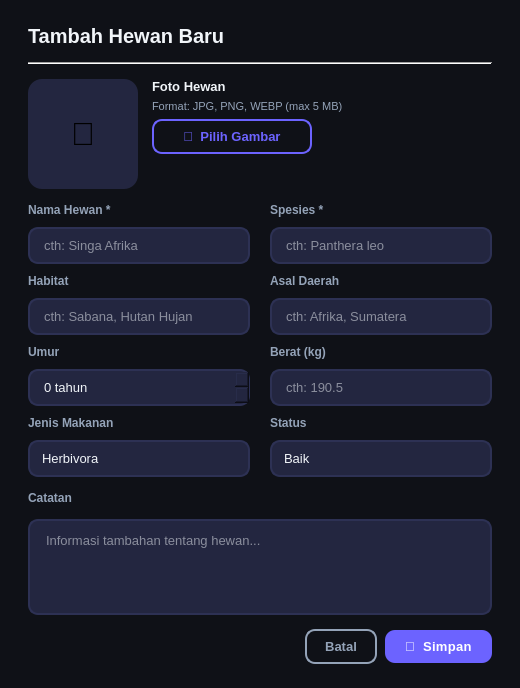
<?xml version="1.0" encoding="UTF-8"?>
<ui version="4.0">
 <class>AnimalFormDialog</class>
 <widget class="QDialog" name="AnimalFormDialog">
  <property name="geometry">
   <rect>
    <x>0</x>
    <y>0</y>
    <width>520</width>
    <height>680</height>
   </rect>
  </property>
  <property name="minimumWidth">
   <number>520</number>
  </property>
  <property name="windowTitle">
   <string>Tambah / Edit Hewan</string>
  </property>
  <property name="styleSheet">
   <string notr="true">QDialog {
    background: #0F1117;
    color: #F1F5F9;
}
QLineEdit, QTextEdit, QComboBox, QSpinBox {
    background: #232640;
    color: #F1F5F9;
    border: 1.5px solid #2D3154;
    border-radius: 10px;
    padding: 8px 12px;
    font-size: 13px;
    selection-background-color: #6C63FF;
}
QLineEdit:focus, QTextEdit:focus, QSpinBox:focus {
    border-color: #6C63FF;
}
QComboBox::drop-down {
    border: none;
    width: 24px;
}
QComboBox::down-arrow {
    image: none;
    border-left: 5px solid transparent;
    border-right: 5px solid transparent;
    border-top: 6px solid #94A3B8;
    margin-right: 8px;
}
QComboBox QAbstractItemView {
    background: #232640;
    color: #F1F5F9;
    border: 1.5px solid #2D3154;
    border-radius: 8px;
    selection-background-color: #6C63FF;
    padding: 4px;
}
QLabel {
    background: transparent;
}</string>
  </property>

  <layout class="QVBoxLayout" name="mainLayout">
   <property name="spacing">
    <number>14</number>
   </property>
   <property name="leftMargin">
    <number>28</number>
   </property>
   <property name="topMargin">
    <number>24</number>
   </property>
   <property name="rightMargin">
    <number>28</number>
   </property>
   <property name="bottomMargin">
    <number>24</number>
   </property>

   <!-- ── Dialog Title ── -->
   <item>
    <widget class="QLabel" name="dialogTitleLabel">
     <property name="text">
      <string>Tambah Hewan Baru</string>
     </property>
     <property name="styleSheet">
      <string notr="true">color: #F1F5F9; font-size: 20px; font-weight: 700;</string>
     </property>
    </widget>
   </item>

   <!-- ── Horizontal separator ── -->
   <item>
    <widget class="QFrame" name="formSeparator">
     <property name="frameShape">
      <enum>QFrame::HLine</enum>
     </property>
     <property name="frameShadow">
      <enum>QFrame::Sunken</enum>
     </property>
     <property name="styleSheet">
      <string notr="true">color: #2D3154;</string>
     </property>
    </widget>
   </item>

   <!-- ── Image section row ── -->
   <item>
    <layout class="QHBoxLayout" name="imageSectionLayout">
     <property name="spacing">
      <number>0</number>
     </property>

     <!-- Image preview placeholder (replaced at runtime by RoundedImageLabel) -->
     <item>
      <widget class="QLabel" name="imgPreviewLabel">
       <property name="minimumSize">
        <size>
         <width>110</width>
         <height>110</height>
        </size>
       </property>
       <property name="maximumSize">
        <size>
         <width>110</width>
         <height>110</height>
        </size>
       </property>
       <property name="text">
        <string>🐾</string>
       </property>
       <property name="alignment">
        <set>Qt::AlignHCenter|Qt::AlignVCenter</set>
       </property>
       <property name="styleSheet">
        <string notr="true">background: #232640;
border-radius: 14px;
font-size: 32px;</string>
       </property>
      </widget>
     </item>

     <!-- Spacing 14px -->
     <item>
      <spacer name="imgSpacerH">
       <property name="orientation">
        <enum>Qt::Horizontal</enum>
       </property>
       <property name="sizeType">
        <enum>QSizePolicy::Fixed</enum>
       </property>
       <property name="sizeHint" stdset="0">
        <size>
         <width>14</width>
         <height>20</height>
        </size>
       </property>
      </spacer>
     </item>

     <!-- Image upload column -->
     <item>
      <layout class="QVBoxLayout" name="imgColLayout">
       <property name="spacing">
        <number>6</number>
       </property>

       <item>
        <widget class="QLabel" name="imgSectionLabel">
         <property name="text">
          <string>Foto Hewan</string>
         </property>
         <property name="styleSheet">
          <string notr="true">color: #F1F5F9; font-size: 13px; font-weight: 600;</string>
         </property>
        </widget>
       </item>

       <item>
        <widget class="QLabel" name="imgHintLabel">
         <property name="text">
          <string>Format: JPG, PNG, WEBP (max 5 MB)</string>
         </property>
         <property name="styleSheet">
          <string notr="true">color: #94A3B8; font-size: 11px;</string>
         </property>
        </widget>
       </item>

       <item>
        <widget class="QPushButton" name="uploadBtn">
         <property name="text">
          <string>📁  Pilih Gambar</string>
         </property>
         <property name="minimumSize">
          <size>
           <width>160</width>
           <height>0</height>
          </size>
         </property>
         <property name="maximumSize">
          <size>
           <width>160</width>
           <height>16777215</height>
          </size>
         </property>
         <property name="styleSheet">
          <string notr="true">QPushButton {
    background: transparent;
    color: #6C63FF;
    border: 1.5px solid #6C63FF;
    border-radius: 10px;
    padding: 8px 18px;
    font-size: 13px;
    font-weight: 600;
}
QPushButton:hover {
    background: #6C63FF22;
}</string>
         </property>
         <property name="cursor">
          <cursorShape>PointingHandCursor</cursorShape>
         </property>
        </widget>
       </item>

       <!-- Vertical stretch inside img col -->
       <item>
        <spacer name="imgColStretch">
         <property name="orientation">
          <enum>Qt::Vertical</enum>
         </property>
         <property name="sizeType">
          <enum>QSizePolicy::Expanding</enum>
         </property>
         <property name="sizeHint" stdset="0">
          <size>
           <width>20</width>
           <height>10</height>
          </size>
         </property>
        </spacer>
       </item>

      </layout>
     </item>

     <!-- Horizontal stretch at end -->
     <item>
      <spacer name="imgRowStretch">
       <property name="orientation">
        <enum>Qt::Horizontal</enum>
       </property>
       <property name="sizeType">
        <enum>QSizePolicy::Expanding</enum>
       </property>
       <property name="sizeHint" stdset="0">
        <size>
         <width>40</width>
         <height>20</height>
        </size>
       </property>
      </spacer>
     </item>

    </layout>
   </item>
   <!-- ── End image section ── -->

   <!-- ── Fields grid (2 columns × 4 rows) ── -->
   <item>
    <layout class="QGridLayout" name="fieldsGrid">
     <property name="spacing">
      <number>10</number>
     </property>

     <!-- Column 0: Nama Hewan -->
     <item row="0" column="0">
      <widget class="QLabel" name="labelName">
       <property name="text">
        <string>Nama Hewan *</string>
       </property>
       <property name="styleSheet">
        <string notr="true">color: #94A3B8; font-size: 12px; font-weight: 600;</string>
       </property>
      </widget>
     </item>
     <item row="1" column="0">
      <widget class="QLineEdit" name="fieldName">
       <property name="placeholderText">
        <string>cth: Singa Afrika</string>
       </property>
      </widget>
     </item>

     <!-- Column 2: Spesies -->
     <item row="0" column="2">
      <widget class="QLabel" name="labelSpecies">
       <property name="text">
        <string>Spesies *</string>
       </property>
       <property name="styleSheet">
        <string notr="true">color: #94A3B8; font-size: 12px; font-weight: 600;</string>
       </property>
      </widget>
     </item>
     <item row="1" column="2">
      <widget class="QLineEdit" name="fieldSpecies">
       <property name="placeholderText">
        <string>cth: Panthera leo</string>
       </property>
      </widget>
     </item>

     <!-- Column 0: Habitat -->
     <item row="2" column="0">
      <widget class="QLabel" name="labelHabitat">
       <property name="text">
        <string>Habitat</string>
       </property>
       <property name="styleSheet">
        <string notr="true">color: #94A3B8; font-size: 12px; font-weight: 600;</string>
       </property>
      </widget>
     </item>
     <item row="3" column="0">
      <widget class="QLineEdit" name="fieldHabitat">
       <property name="placeholderText">
        <string>cth: Sabana, Hutan Hujan</string>
       </property>
      </widget>
     </item>

     <!-- Column 2: Asal Daerah -->
     <item row="2" column="2">
      <widget class="QLabel" name="labelOrigin">
       <property name="text">
        <string>Asal Daerah</string>
       </property>
       <property name="styleSheet">
        <string notr="true">color: #94A3B8; font-size: 12px; font-weight: 600;</string>
       </property>
      </widget>
     </item>
     <item row="3" column="2">
      <widget class="QLineEdit" name="fieldOrigin">
       <property name="placeholderText">
        <string>cth: Afrika, Sumatera</string>
       </property>
      </widget>
     </item>

     <!-- Column 0: Umur -->
     <item row="4" column="0">
      <widget class="QLabel" name="labelAge">
       <property name="text">
        <string>Umur</string>
       </property>
       <property name="styleSheet">
        <string notr="true">color: #94A3B8; font-size: 12px; font-weight: 600;</string>
       </property>
      </widget>
     </item>
     <item row="5" column="0">
      <widget class="QSpinBox" name="fieldAge">
       <property name="minimum">
        <number>0</number>
       </property>
       <property name="maximum">
        <number>200</number>
       </property>
       <property name="suffix">
        <string> tahun</string>
       </property>
      </widget>
     </item>

     <!-- Column 2: Berat (kg) -->
     <item row="4" column="2">
      <widget class="QLabel" name="labelWeight">
       <property name="text">
        <string>Berat (kg)</string>
       </property>
       <property name="styleSheet">
        <string notr="true">color: #94A3B8; font-size: 12px; font-weight: 600;</string>
       </property>
      </widget>
     </item>
     <item row="5" column="2">
      <widget class="QLineEdit" name="fieldWeight">
       <property name="placeholderText">
        <string>cth: 190.5</string>
       </property>
      </widget>
     </item>

     <!-- Column 0: Jenis Makanan -->
     <item row="6" column="0">
      <widget class="QLabel" name="labelDiet">
       <property name="text">
        <string>Jenis Makanan</string>
       </property>
       <property name="styleSheet">
        <string notr="true">color: #94A3B8; font-size: 12px; font-weight: 600;</string>
       </property>
      </widget>
     </item>
     <item row="7" column="0">
      <widget class="QComboBox" name="fieldDiet">
       <item>
        <property name="text">
         <string>Herbivora</string>
        </property>
       </item>
       <item>
        <property name="text">
         <string>Karnivora</string>
        </property>
       </item>
       <item>
        <property name="text">
         <string>Omnivora</string>
        </property>
       </item>
       <item>
        <property name="text">
         <string>Insektivora</string>
        </property>
       </item>
      </widget>
     </item>

     <!-- Column 2: Status -->
     <item row="6" column="2">
      <widget class="QLabel" name="labelStatus">
       <property name="text">
        <string>Status</string>
       </property>
       <property name="styleSheet">
        <string notr="true">color: #94A3B8; font-size: 12px; font-weight: 600;</string>
       </property>
      </widget>
     </item>
     <item row="7" column="2">
      <widget class="QComboBox" name="fieldStatus">
       <item>
        <property name="text">
         <string>Baik</string>
        </property>
       </item>
       <item>
        <property name="text">
         <string>Stabil</string>
        </property>
       </item>
       <item>
        <property name="text">
         <string>Rentan</string>
        </property>
       </item>
       <item>
        <property name="text">
         <string>Terancam</string>
        </property>
       </item>
       <item>
        <property name="text">
         <string>Kritis</string>
        </property>
       </item>
      </widget>
     </item>

     <!-- Middle column spacer (col 1) to match Python grid gap -->
     <item row="0" column="1">
      <spacer name="gridColSpacer">
       <property name="orientation">
        <enum>Qt::Horizontal</enum>
       </property>
       <property name="sizeType">
        <enum>QSizePolicy::Fixed</enum>
       </property>
       <property name="sizeHint" stdset="0">
        <size>
         <width>10</width>
         <height>10</height>
        </size>
       </property>
      </spacer>
     </item>

    </layout>
   </item>
   <!-- ── End fields grid ── -->

   <!-- ── Notes label ── -->
   <item>
    <widget class="QLabel" name="labelNotes">
     <property name="text">
      <string>Catatan</string>
     </property>
     <property name="styleSheet">
      <string notr="true">color: #94A3B8; font-size: 12px; font-weight: 600;</string>
     </property>
    </widget>
   </item>

   <!-- ── Notes text area ── -->
   <item>
    <widget class="QTextEdit" name="fieldNotes">
     <property name="maximumHeight">
      <number>80</number>
     </property>
     <property name="placeholderText">
      <string>Informasi tambahan tentang hewan...</string>
     </property>
    </widget>
   </item>

   <!-- ── Action buttons row ── -->
   <item>
    <layout class="QHBoxLayout" name="btnRowLayout">
     <property name="spacing">
      <number>8</number>
     </property>

     <!-- Stretch -->
     <item>
      <spacer name="btnStretch">
       <property name="orientation">
        <enum>Qt::Horizontal</enum>
       </property>
       <property name="sizeType">
        <enum>QSizePolicy::Expanding</enum>
       </property>
       <property name="sizeHint" stdset="0">
        <size>
         <width>40</width>
         <height>20</height>
        </size>
       </property>
      </spacer>
     </item>

     <!-- Cancel button -->
     <item>
      <widget class="QPushButton" name="cancelBtn">
       <property name="text">
        <string>Batal</string>
       </property>
       <property name="styleSheet">
        <string notr="true">QPushButton {
    background: transparent;
    color: #94A3B8;
    border: 1.5px solid #94A3B8;
    border-radius: 10px;
    padding: 8px 18px;
    font-size: 13px;
    font-weight: 600;
}
QPushButton:hover {
    background: #94A3B822;
}</string>
       </property>
       <property name="cursor">
        <cursorShape>PointingHandCursor</cursorShape>
       </property>
      </widget>
     </item>

     <!-- Save button -->
     <item>
      <widget class="QPushButton" name="saveBtn">
       <property name="text">
        <string>💾  Simpan</string>
       </property>
       <property name="styleSheet">
        <string notr="true">QPushButton {
    background: #6C63FF;
    color: white;
    border: none;
    border-radius: 10px;
    padding: 9px 20px;
    font-size: 13px;
    font-weight: 600;
    letter-spacing: 0.3px;
}
QPushButton:hover {
    background: #A78BFA;
}
QPushButton:pressed {
    background: #6C63FF;
}</string>
       </property>
       <property name="cursor">
        <cursorShape>PointingHandCursor</cursorShape>
       </property>
      </widget>
     </item>

    </layout>
   </item>
   <!-- ── End button row ── -->

  </layout>
 </widget>
 <resources/>
 <connections>
  <!-- Connect cancelBtn.clicked → AnimalFormDialog.reject() -->
  <connection>
   <sender>cancelBtn</sender>
   <signal>clicked()</signal>
   <receiver>AnimalFormDialog</receiver>
   <slot>reject()</slot>
   <hints>
    <hint type="sourcelabel">
     <x>140</x>
     <y>650</y>
    </hint>
    <hint type="destinationlabel">
     <x>260</x>
     <y>650</y>
    </hint>
   </hints>
  </connection>
 </connections>
</ui>
